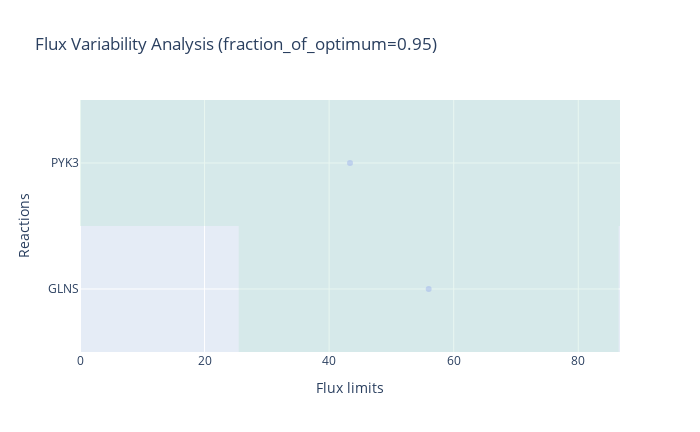

The notebook cell saved with this chart:
### Code cell
fva_result2.plot(plotter,
                index=["GLNS", "PYK3"],
                 title="Flux Variability Analysis (fraction_of_optimum=0.95)",
               )

### Figure 1 — Plotly figure (JSON) as saved in the notebook; plotly's stock layout.template omitted (floating-point values rounded to 4 significant figures)
{"data": [{"fillcolor": "#B3E2CD", "hoverinfo": "none", "mode": "markers", "name": "WT", "opacity": 0.3, "type": "scatter", "x": [55.99, 43.35], "y": [1, 2]}], "layout": {"height": 432, "shapes": [{"fillcolor": "#B3E2CD", "line": {"color": "#B3E2CD", "width": 0}, "opacity": 0.3, "type": "rect", "x0": 86.49, "x1": 25.48, "y0": 0.5, "y1": 1.5}, {"fillcolor": "#B3E2CD", "line": {"color": "#B3E2CD", "width": 0}, "opacity": 0.3, "type": "rect", "x0": 86.7, "x1": 0, "y0": 1.5, "y1": 2.5}], "title": {"text": "Flux Variability Analysis (fraction_of_optimum=0.95)"}, "width": 700, "xaxis": {"title": {"text": "Flux limits"}}, "yaxis": {"ticktext": ["", "GLNS", "PYK3"], "tickvals": [0, 1, 2], "title": {"text": "Reactions"}}}}
